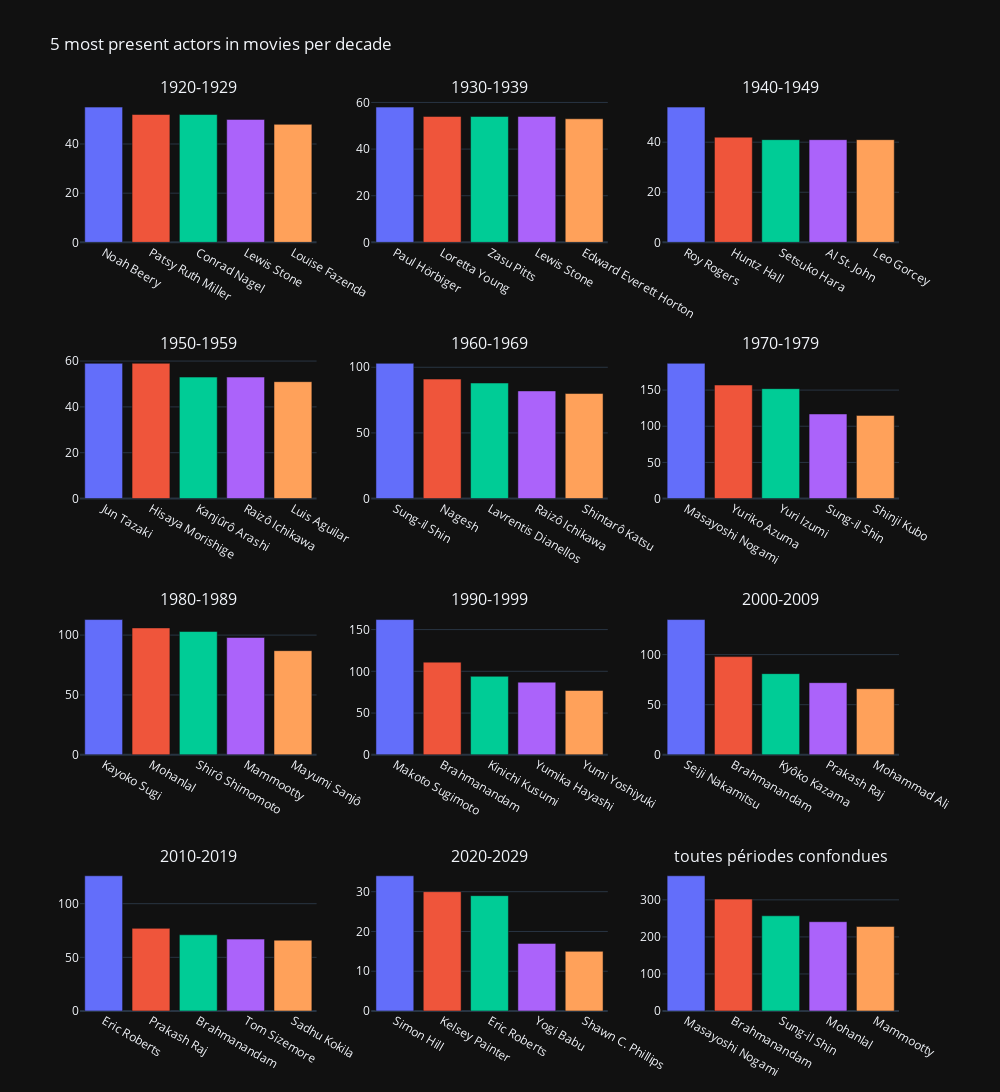

Notebook code for this chart:
### Code cell
#visualisation via des histogrammes des 5 acteurs de film les plus présents par décénie + des 5 acteur de film les plus présent globalement
"we wanted to know which actors appear in the most movies "
"we filtered the category to actor and actress and the type to movies only"
"We decided to only take into account the movies released during or after 1920, due to the lack of consistent data before this time"
"we divided the Dataframe by decades to observe which actors appear in the most movies by decades"

fig = make_subplots(
    rows=4, cols=3,
    subplot_titles=('1920-1929', '1930-1939','1940-1949','1950-1959','1960-1969','1970-1979','1980-1989','1990-1999','2000-2009','2010-2019','2020-2029','toutes périodes confondues'),
    )

fig.append_trace(
    go.Bar(x=subplot[0]['name'],
    y=subplot[0]['count'],
    marker_color=px.colors.qualitative.Plotly),
    row=1, col=1
)

fig.append_trace(
    go.Bar(x=subplot[1]['name'],
    y=subplot[1]['count'],
    marker_color=px.colors.qualitative.Plotly),
    row=1, col=2
)

fig.append_trace(
    go.Bar(x=subplot[2]['name'],
    y=subplot[2]['count'],
    marker_color=px.colors.qualitative.Plotly),
    row=1, col=3
)

fig.append_trace(
    go.Bar(x=subplot[3]['name'],
    y=subplot[3]['count'],
    marker_color=px.colors.qualitative.Plotly),
    row=2, col=1
)

fig.append_trace(
    go.Bar(x=subplot[4]['name'],
    y=subplot[4]['count'],
    marker_color=px.colors.qualitative.Plotly),
    row=2, col=2
)

fig.append_trace(
    go.Bar(x=subplot[5]['name'],
    y=subplot[5]['count'],
    marker_color=px.colors.qualitative.Plotly),
    row=2, col=3
)

fig.append_trace(
    go.Bar(x=subplot[6]['name'],
    y=subplot[6]['count'],
    marker_color=px.colors.qualitative.Plotly),
    row=3, col=1
)

fig.append_trace(
    go.Bar(x=subplot[7]['name'],
    y=subplot[7]['count'],
    marker_color=px.colors.qualitative.Plotly),
    row=3, col=2
)

fig.append_trace(
    go.Bar(x=subplot[8]['name'],
    y=subplot[8]['count'],
    marker_color=px.colors.qualitative.Plotly),
    row=3, col=3
)

fig.append_trace(
    go.Bar(x=subplot[9]['name'],
    y=subplot[9]['count'],
    marker_color=px.colors.qualitative.Plotly),
    row=4, col=1
)

fig.append_trace(
    go.Bar(x=subplot[10]['name'],
    y=subplot[10]['count'],
    marker_color=px.colors.qualitative.Plotly),
    row=4, col=2
)

fig.append_trace(
    go.Bar(x=globa['name'],
    y=globa['count'],
    marker_color=px.colors.qualitative.Plotly),
    row=4, col=3
)

fig.update_layout(template='plotly_dark', title='5 most present actors in movies per decade' ,showlegend=False,height = 1250,width=1000)
fig.show()

### Figure 1 — Plotly figure (JSON) as saved in the notebook; plotly's stock layout.template omitted (floating-point values rounded to 4 significant figures)
{"data": [{"marker": {"color": ["#636EFA", "#EF553B", "#00CC96", "#AB63FA", "#FFA15A", "#19D3F3", "#FF6692", "#B6E880", "#FF97FF", "#FECB52"]}, "type": "bar", "x": ["Noah Beery", "Patsy Ruth Miller", "Conrad Nagel", "Lewis Stone", "Louise Fazenda"], "xaxis": "x", "y": [55, 52, 52, 50, 48], "yaxis": "y"}, {"marker": {"color": ["#636EFA", "#EF553B", "#00CC96", "#AB63FA", "#FFA15A", "#19D3F3", "#FF6692", "#B6E880", "#FF97FF", "#FECB52"]}, "type": "bar", "x": ["Paul Hörbiger", "Loretta Young", "Zasu Pitts", "Lewis Stone", "Edward Everett Horton"], "xaxis": "x2", "y": [58, 54, 54, 54, 53], "yaxis": "y2"}, {"marker": {"color": ["#636EFA", "#EF553B", "#00CC96", "#AB63FA", "#FFA15A", "#19D3F3", "#FF6692", "#B6E880", "#FF97FF", "#FECB52"]}, "type": "bar", "x": ["Roy Rogers", "Huntz Hall", "Setsuko Hara", "Al St. John", "Leo Gorcey"], "xaxis": "x3", "y": [54, 42, 41, 41, 41], "yaxis": "y3"}, {"marker": {"color": ["#636EFA", "#EF553B", "#00CC96", "#AB63FA", "#FFA15A", "#19D3F3", "#FF6692", "#B6E880", "#FF97FF", "#FECB52"]}, "type": "bar", "x": ["Jun Tazaki", "Hisaya Morishige", "Kanjûrô Arashi", "Raizô Ichikawa", "Luis Aguilar"], "xaxis": "x4", "y": [59, 59, 53, 53, 51], "yaxis": "y4"}, {"marker": {"color": ["#636EFA", "#EF553B", "#00CC96", "#AB63FA", "#FFA15A", "#19D3F3", "#FF6692", "#B6E880", "#FF97FF", "#FECB52"]}, "type": "bar", "x": ["Sung-il Shin", "Nagesh", "Lavrentis Dianellos", "Raizô Ichikawa", "Shintarô Katsu"], "xaxis": "x5", "y": [103, 91, 88, 82, 80], "yaxis": "y5"}, {"marker": {"color": ["#636EFA", "#EF553B", "#00CC96", "#AB63FA", "#FFA15A", "#19D3F3", "#FF6692", "#B6E880", "#FF97FF", "#FECB52"]}, "type": "bar", "x": ["Masayoshi Nogami", "Yuriko Azuma", "Yuri Izumi", "Sung-il Shin", "Shinji Kubo"], "xaxis": "x6", "y": [187, 157, 152, 117, 115], "yaxis": "y6"}, {"marker": {"color": ["#636EFA", "#EF553B", "#00CC96", "#AB63FA", "#FFA15A", "#19D3F3", "#FF6692", "#B6E880", "#FF97FF", "#FECB52"]}, "type": "bar", "x": ["Kayoko Sugi", "Mohanlal", "Shirô Shimomoto", "Mammootty", "Mayumi Sanjô"], "xaxis": "x7", "y": [113, 106, 103, 98, 87], "yaxis": "y7"}, {"marker": {"color": ["#636EFA", "#EF553B", "#00CC96", "#AB63FA", "#FFA15A", "#19D3F3", "#FF6692", "#B6E880", "#FF97FF", "#FECB52"]}, "type": "bar", "x": ["Makoto Sugimoto", "Brahmanandam", "Kinichi Kusumi", "Yumika Hayashi", "Yumi Yoshiyuki"], "xaxis": "x8", "y": [162, 111, 94, 87, 77], "yaxis": "y8"}, {"marker": {"color": ["#636EFA", "#EF553B", "#00CC96", "#AB63FA", "#FFA15A", "#19D3F3", "#FF6692", "#B6E880", "#FF97FF", "#FECB52"]}, "type": "bar", "x": ["Seiji Nakamitsu", "Brahmanandam", "Kyôko Kazama", "Prakash Raj", "Mohammad Ali"], "xaxis": "x9", "y": [135, 98, 81, 72, 66], "yaxis": "y9"}, {"marker": {"color": ["#636EFA", "#EF553B", "#00CC96", "#AB63FA", "#FFA15A", "#19D3F3", "#FF6692", "#B6E880", "#FF97FF", "#FECB52"]}, "type": "bar", "x": ["Eric Roberts", "Prakash Raj", "Brahmanandam", "Tom Sizemore", "Sadhu Kokila"], "xaxis": "x10", "y": [126, 77, 71, 67, 66], "yaxis": "y10"}, {"marker": {"color": ["#636EFA", "#EF553B", "#00CC96", "#AB63FA", "#FFA15A", "#19D3F3", "#FF6692", "#B6E880", "#FF97FF", "#FECB52"]}, "type": "bar", "x": ["Simon Hill", "Kelsey Painter", "Eric Roberts", "Yogi Babu", "Shawn C. Phillips"], "xaxis": "x11", "y": [34, 30, 29, 17, 15], "yaxis": "y11"}, {"marker": {"color": ["#636EFA", "#EF553B", "#00CC96", "#AB63FA", "#FFA15A", "#19D3F3", "#FF6692", "#B6E880", "#FF97FF", "#FECB52"]}, "type": "bar", "x": ["Masayoshi Nogami", "Brahmanandam", "Sung-il Shin", "Mohanlal", "Mammootty"], "xaxis": "x12", "y": [365, 302, 257, 241, 228], "yaxis": "y12"}], "layout": {"annotations": [{"font": {"size": 16}, "showarrow": false, "text": "1920-1929", "x": 0.1444, "xanchor": "center", "xref": "paper", "y": 1, "yanchor": "bottom", "yref": "paper"}, {"font": {"size": 16}, "showarrow": false, "text": "1930-1939", "x": 0.5, "xanchor": "center", "xref": "paper", "y": 1, "yanchor": "bottom", "yref": "paper"}, {"font": {"size": 16}, "showarrow": false, "text": "1940-1949", "x": 0.8556, "xanchor": "center", "xref": "paper", "y": 1, "yanchor": "bottom", "yref": "paper"}, {"font": {"size": 16}, "showarrow": false, "text": "1950-1959", "x": 0.1444, "xanchor": "center", "xref": "paper", "y": 0.7188, "yanchor": "bottom", "yref": "paper"}, {"font": {"size": 16}, "showarrow": false, "text": "1960-1969", "x": 0.5, "xanchor": "center", "xref": "paper", "y": 0.7188, "yanchor": "bottom", "yref": "paper"}, {"font": {"size": 16}, "showarrow": false, "text": "1970-1979", "x": 0.8556, "xanchor": "center", "xref": "paper", "y": 0.7188, "yanchor": "bottom", "yref": "paper"}, {"font": {"size": 16}, "showarrow": false, "text": "1980-1989", "x": 0.1444, "xanchor": "center", "xref": "paper", "y": 0.4375, "yanchor": "bottom", "yref": "paper"}, {"font": {"size": 16}, "showarrow": false, "text": "1990-1999", "x": 0.5, "xanchor": "center", "xref": "paper", "y": 0.4375, "yanchor": "bottom", "yref": "paper"}, {"font": {"size": 16}, "showarrow": false, "text": "2000-2009", "x": 0.8556, "xanchor": "center", "xref": "paper", "y": 0.4375, "yanchor": "bottom", "yref": "paper"}, {"font": {"size": 16}, "showarrow": false, "text": "2010-2019", "x": 0.1444, "xanchor": "center", "xref": "paper", "y": 0.1562, "yanchor": "bottom", "yref": "paper"}, {"font": {"size": 16}, "showarrow": false, "text": "2020-2029", "x": 0.5, "xanchor": "center", "xref": "paper", "y": 0.1562, "yanchor": "bottom", "yref": "paper"}, {"font": {"size": 16}, "showarrow": false, "text": "toutes périodes confondues", "x": 0.8556, "xanchor": "center", "xref": "paper", "y": 0.1562, "yanchor": "bottom", "yref": "paper"}], "height": 1250, "showlegend": false, "title": {"text": "5 most present actors in movies per decade"}, "width": 1000, "xaxis": {"anchor": "y", "domain": [0, 0.2889]}, "xaxis10": {"anchor": "y10", "domain": [0, 0.2889]}, "xaxis11": {"anchor": "y11", "domain": [0.3556, 0.6444]}, "xaxis12": {"anchor": "y12", "domain": [0.7111, 1]}, "xaxis2": {"anchor": "y2", "domain": [0.3556, 0.6444]}, "xaxis3": {"anchor": "y3", "domain": [0.7111, 1]}, "xaxis4": {"anchor": "y4", "domain": [0, 0.2889]}, "xaxis5": {"anchor": "y5", "domain": [0.3556, 0.6444]}, "xaxis6": {"anchor": "y6", "domain": [0.7111, 1]}, "xaxis7": {"anchor": "y7", "domain": [0, 0.2889]}, "xaxis8": {"anchor": "y8", "domain": [0.3556, 0.6444]}, "xaxis9": {"anchor": "y9", "domain": [0.7111, 1]}, "yaxis": {"anchor": "x", "domain": [0.8438, 1]}, "yaxis10": {"anchor": "x10", "domain": [0, 0.1562]}, "yaxis11": {"anchor": "x11", "domain": [0, 0.1562]}, "yaxis12": {"anchor": "x12", "domain": [0, 0.1562]}, "yaxis2": {"anchor": "x2", "domain": [0.8438, 1]}, "yaxis3": {"anchor": "x3", "domain": [0.8438, 1]}, "yaxis4": {"anchor": "x4", "domain": [0.5625, 0.7188]}, "yaxis5": {"anchor": "x5", "domain": [0.5625, 0.7188]}, "yaxis6": {"anchor": "x6", "domain": [0.5625, 0.7188]}, "yaxis7": {"anchor": "x7", "domain": [0.2812, 0.4375]}, "yaxis8": {"anchor": "x8", "domain": [0.2812, 0.4375]}, "yaxis9": {"anchor": "x9", "domain": [0.2812, 0.4375]}}}
